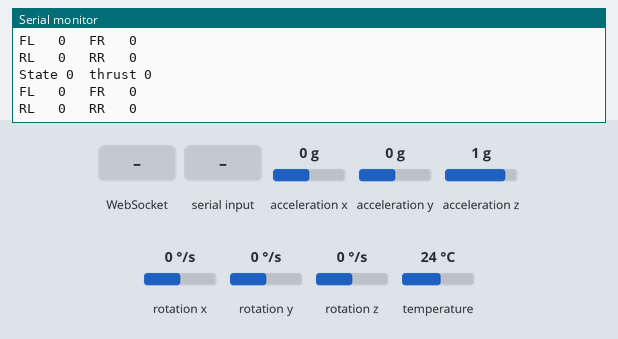
Recording of a sketch running on a simulated ESP32. Parts: the last lines printed to the serial monitor. Inputs (shaded band) come from the test bench; at power-on: acceleration x 0 g, acceleration y 0 g, acceleration z 1 g, rotation x 0 °/s, rotation y 0 °/s, rotation z 0 °/s, temperature 24 °C. EEPROM starts erased.

Above: at 3.8 s.
3.9 s: WebSocket text "H" received
At 4.02 s:
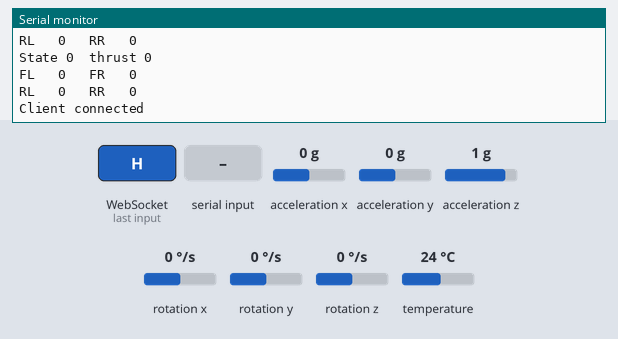
5.4 s: "c90\n" received over Serial
At 6.4 s:
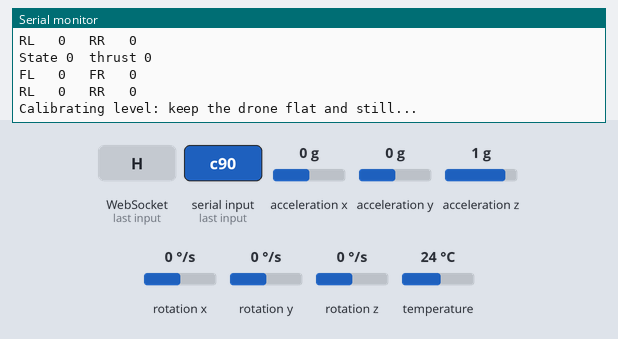
6.9 s: WebSocket text "ARM" received
At 8.56 s:
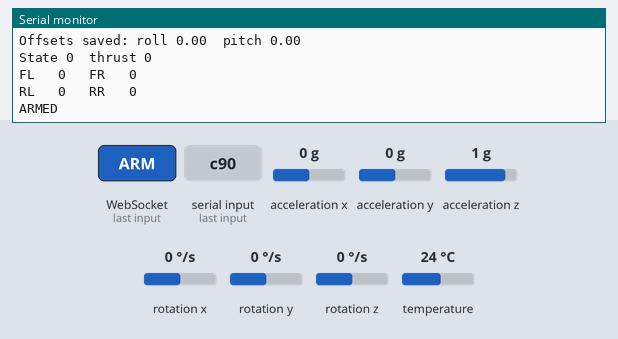
9.9 s: acceleration x set to -1.4 g
At 9.98 s:
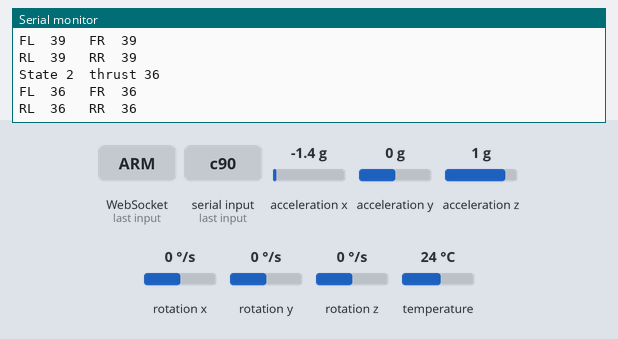
11.9 s: WebSocket text "ARM" received
At 12.04 s:
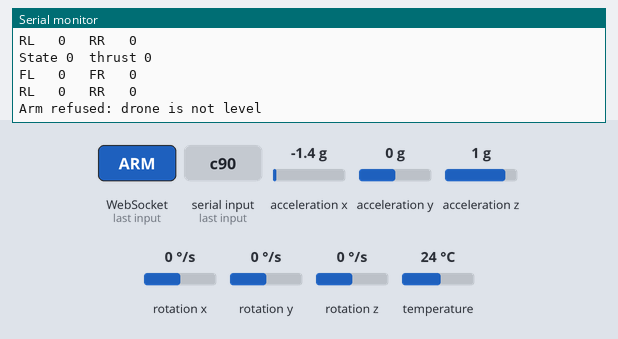
Timing chart, 0 to 14.4 s (numbered marks = the images above; inputs shaded):
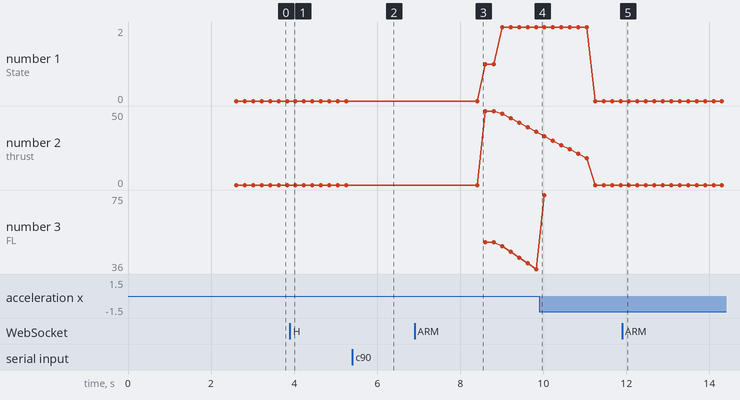

The sketch:

flash_program.ino
```cpp
#include <WiFi.h>
#include <WebServer.h>
#include <WebSocketsServer.h>
#include "webpage.h"
#include "imu.h"
#include "mixer.h"
#include "control.h"

const char* SSID = "ESP32-DRON";
const char* PASS = "test_bruno";
const unsigned long FAILSAFE_MS = 500;

WebServer server(80);
WebSocketsServer ws(81);

int joyX = 0;
int joyY = 0;
bool upHeld = false;
bool downHeld = false;

unsigned long lastMsgMs = 0;
unsigned long lastControlUs = 0;
unsigned long lastStatusMs = 0;
unsigned long lastPrint = 0;
bool calibrateRequested = false;

MotorOutputs motors = {0, 0, 0, 0};

ControlInput currentInput() {
  ControlInput in = {joyX, joyY, upHeld, downHeld};
  return in;
}

void handleRoot() {
  server.send_P(200, "text/html", PAGE);
}

void onWebSocketEvent(uint8_t num, WStype_t type, uint8_t* payload, size_t length) {
  if (type == WStype_CONNECTED) {
    Serial.println("Client connected");
    lastMsgMs = millis();
  }

  if (type == WStype_DISCONNECTED) {
    upHeld = false;
    downHeld = false;
    joyX = 0;
    joyY = 0;
    controlStartLanding("client disconnected");
  }

  if (type == WStype_TEXT) {
    lastMsgMs = millis();
    String cmd = String((char*)payload);

    if (cmd == "H") {
      return;
    } else if (cmd == "ARM") {
      const char* err = controlTryArm(imuGet(), currentInput());
      if (err) {
        Serial.print("Arm refused: ");
        Serial.println(err);
      }
    } else if (cmd == "DISARM") {
      controlDisarm("user request");
    } else if (cmd == "CALIB") {
      if (controlIsArmed()) {
        Serial.println("Calibration refused: disarm first");
      } else {
        calibrateRequested = true;
      }
    } else if (cmd == "UP_ON") {
      upHeld = true;
    } else if (cmd == "UP_OFF") {
      upHeld = false;
    } else if (cmd == "DOWN_ON") {
      downHeld = true;
    } else if (cmd == "DOWN_OFF") {
      downHeld = false;
    } else if (cmd.startsWith("J,")) {
      int firstComma = cmd.indexOf(',');
      int secondComma = cmd.indexOf(',', firstComma + 1);
      joyX = cmd.substring(firstComma + 1, secondComma).toInt();
      joyY = cmd.substring(secondComma + 1).toInt();
    }
  }
}

void setup() {
  Serial.begin(115200);
  imuBegin();

  WiFi.mode(WIFI_AP);
  WiFi.softAP(SSID, PASS);
  Serial.print("ESP32 IP: ");
  Serial.println(WiFi.softAPIP());

  server.on("/", handleRoot);
  server.begin();

  ws.begin();
  ws.onEvent(onWebSocketEvent);

  lastControlUs = micros();
}

void loop() {
  server.handleClient();
  ws.loop();

  if (Serial.available()) {
    char c = Serial.read();
    if (c == 'c') calibrateRequested = true;
  }

  if (calibrateRequested) {
    calibrateRequested = false;
    imuCalibrateLevel();
    lastControlUs = micros();
    controlResetPid();
  }

  if (controlIsArmed() && !controlIsLanding() && millis() - lastMsgMs > FAILSAFE_MS) {
    controlStartLanding("link lost (failsafe)");
  }

  if (imuUpdate()) {
    ImuData d = imuGet();

    unsigned long nowUs = micros();
    float dt = (nowUs - lastControlUs) / 1e6f;
    lastControlUs = nowUs;

    motors = controlUpdate(d, currentInput(), dt);

    if (millis() - lastPrint >= 200) {
      lastPrint = millis();
      Serial.printf("State %d  thrust %.0f\n", controlState(), controlGetThrust());
      Serial.printf("FL %3.0f   FR %3.0f\n", motors.fl, motors.fr);
      Serial.printf("RL %3.0f   RR %3.0f\n\n", motors.rl, motors.rr);
    }
  }

  if (millis() - lastStatusMs >= 100) {
    lastStatusMs = millis();

    if (ws.connectedClients() > 0) {
      ImuData d = imuGet();
      char buf[48];
      snprintf(buf, sizeof(buf), "S,%d,%.0f,%.1f,%.1f",
               controlState(), controlGetThrust(), d.roll, d.pitch);
      ws.broadcastTXT(buf);
    }
  }
}
```

control.cpp
```cpp
#include "control.h"
#include "pid.h"
#include <Arduino.h>

static const float MAX_ANGLE = 20.0;
static const int STICK_DEADZONE = 10;
static const float START_THRUST = 50.0;
static const float THRUST_MIN_FLY = 20.0;
static const float THRUST_MAX_FLY = 80.0;
static const float THRUST_RATE = 20.0;
static const float LANDING_RATE = 15.0;
static const float MIN_THRUST = 15.0;
static const float ARM_MAX_TILT = 15.0;
static const float TILT_CUTOFF = 60.0;
static const unsigned long ARM_MIN_UPTIME_MS = 5000;

static PID rollPid(2.0, 0.0, 0.1, 50.0, 100.0);
static PID pitchPid(2.0, 0.0, 0.1, 50.0, 100.0);

static bool armed = false;
static bool landing = false;
static float thrust = 0;

static float stickToUnit(int value) {
  int a = abs(value);
  if (a < STICK_DEADZONE) return 0;
  float u = (a - STICK_DEADZONE) / (100.0f - STICK_DEADZONE);
  return value < 0 ? -u : u;
}

void controlDisarm(const char* reason) {
  if (armed) {
    Serial.print("DISARMED: ");
    Serial.println(reason);
  }
  armed = false;
  landing = false;
  thrust = 0;
  rollPid.reset();
  pitchPid.reset();
}

void controlStartLanding(const char* reason) {
  if (!armed || landing) return;
  landing = true;
  Serial.print("LANDING: ");
  Serial.println(reason);
}

void controlResetPid() {
  rollPid.reset();
  pitchPid.reset();
}

const char* controlTryArm(const ImuData& imu, const ControlInput& in) {
  if (armed) return "already armed";
  if (millis() < ARM_MIN_UPTIME_MS) return "sensor still settling";
  if (in.up || in.down) return "release UP/DOWN first";
  if (abs(in.joyX) >= STICK_DEADZONE || abs(in.joyY) >= STICK_DEADZONE) return "center the joystick first";
  if (fabsf(imu.roll) > ARM_MAX_TILT || fabsf(imu.pitch) > ARM_MAX_TILT) return "drone is not level";

  controlResetPid();
  thrust = START_THRUST;
  landing = false;
  armed = true;
  Serial.println("ARMED");
  return nullptr;
}

MotorOutputs controlUpdate(const ImuData& imu, const ControlInput& in, float dt) {
  MotorOutputs off = {0, 0, 0, 0};
  if (!armed) return off;

  if (fabsf(imu.roll) > TILT_CUTOFF || fabsf(imu.pitch) > TILT_CUTOFF) {
    controlDisarm("tilt limit exceeded");
    return off;
  }

  if (landing) {
    thrust -= LANDING_RATE * dt;
    if (thrust < MIN_THRUST) {
      controlDisarm("landing complete");
      return off;
    }
  } else {
    int vertical = (in.up ? 1 : 0) - (in.down ? 1 : 0);
    thrust += vertical * THRUST_RATE * dt;
    thrust = constrain(thrust, THRUST_MIN_FLY, THRUST_MAX_FLY);
  }

  float rollTarget = landing ? 0 : stickToUnit(in.joyX) * MAX_ANGLE;
  float pitchTarget = landing ? 0 : stickToUnit(in.joyY) * MAX_ANGLE;

  float rollCmd = rollPid.update(rollTarget, imu.roll, imu.gx, dt);
  float pitchCmd = pitchPid.update(pitchTarget, imu.pitch, imu.gy, dt);

  return mixerCompute(thrust, rollCmd, pitchCmd, 0);
}

bool controlIsArmed() { return armed; }
bool controlIsLanding() { return landing; }
float controlGetThrust() { return thrust; }
int controlState() { return !armed ? 0 : (landing ? 2 : 1); }
```

control.h
```cpp
#pragma once
#include "imu.h"
#include "mixer.h"

struct ControlInput {
  int joyX;
  int joyY;
  bool up;
  bool down;
};

const char* controlTryArm(const ImuData& imu, const ControlInput& in);
void controlDisarm(const char* reason);
void controlStartLanding(const char* reason);
void controlResetPid();
MotorOutputs controlUpdate(const ImuData& imu, const ControlInput& in, float dt);

bool controlIsArmed();
bool controlIsLanding();
float controlGetThrust();
int controlState();
```

imu.cpp
```cpp
#include "imu.h"
#include <Arduino.h>
#include <Wire.h>
#include <Adafruit_MPU6050.h>
#include <Adafruit_Sensor.h>
#include <math.h>
#include <Preferences.h>

static Preferences prefs;
static float rollOffset = 0, pitchOffset = 0;
static float rollF = 0, pitchF = 0;

static const uint8_t MPU_ADDR = 0x68;
static const int PIN_SDA = 21;
static const int PIN_SCL = 22;
static const unsigned long PERIOD_US = 5000; //5 ms sampling rate

static Adafruit_MPU6050 mpu; //creates the mpu object
static float gxOff = 0, gyOff = 0, gzOff = 0;
static ImuData data = {0, 0, 0, 0, 0};
static unsigned long prevTime = 0;

static bool readRaw(float &ax, float &ay, float &az, float &gx, float &gy, float &gz) {
  sensors_event_t a, g, temp;
  if (!mpu.getEvent(&a, &g, &temp)) return false;

  ax = a.acceleration.x / 9.80665f;
  ay = a.acceleration.y / 9.80665f;
  az = a.acceleration.z / 9.80665f;

  gx = g.gyro.x * RAD_TO_DEG;
  gy = g.gyro.y * RAD_TO_DEG;
  gz = g.gyro.z * RAD_TO_DEG;
  return true;
}

void imuBegin() {
  prefs.begin("imu", false);
  rollOffset = prefs.getFloat("rollOff", 0);
  pitchOffset = prefs.getFloat("pitchOff", 0);

  Wire.begin(PIN_SDA, PIN_SCL);

  if (!mpu.begin(MPU_ADDR, &Wire)) {
    Serial.println("ERROR: MPU6050 not found. Check wiring.");
    while (true) delay(1000);
  }
  Wire.setClock(400000);

  mpu.setAccelerometerRange(MPU6050_RANGE_2_G);
  mpu.setGyroRange(MPU6050_RANGE_250_DEG);
  mpu.setFilterBandwidth(MPU6050_BAND_44_HZ);

  Serial.println("Calibrating gyro, keep the sensor still...");
  const int N = 500;
  float sx = 0, sy = 0, sz = 0;
  for (int i = 0; i < N; i++) {
    float ax, ay, az, gx, gy, gz;
    if (readRaw(ax, ay, az, gx, gy, gz)) {
      sx += gx;
      sy += gy;
      sz += gz;
    }
    delay(3);
  }
  gxOff = sx / N;
  gyOff = sy / N;
  gzOff = sz / N;
  Serial.println("Calibration done.");

  prevTime = micros();
}

bool imuUpdate() {
  unsigned long now = micros();
  if (now - prevTime < PERIOD_US) return false;

  float dt = (now - prevTime) / 1e6f;
  prevTime = now;

  float ax, ay, az, gx, gy, gz;
  if (!readRaw(ax, ay, az, gx, gy, gz)) return false;

  gx -= gxOff;
  gy -= gyOff;
  gz -= gzOff;

  float rollAcc = atan2f(ay, az) * RAD_TO_DEG;
  float pitchAcc = atan2f(-ax, sqrtf(ay * ay + az * az)) * RAD_TO_DEG;

  rollF = 0.98f * (rollF + gx * dt) + 0.02f * rollAcc;
  pitchF = 0.98f * (pitchF + gy * dt) + 0.02f * pitchAcc;

  data.roll = rollF - rollOffset;
  data.pitch = pitchF - pitchOffset;

  data.gx = gx;
  data.gy = gy;
  data.gz = gz;

  return true;
}

ImuData imuGet() {
  return data;
}

void imuCalibrateLevel() {
  Serial.println("Calibrating level: keep the drone flat and still...");

  unsigned long start = millis();
  while (millis() - start < 2000) imuUpdate();

  float sumRoll = 0, sumPitch = 0;
  int n = 0;
  start = millis();
  while (millis() - start < 1000) {
    if (imuUpdate()) {
      sumRoll += rollF;
      sumPitch += pitchF;
      n++;
    }
  }
  if (n == 0) return;

  rollOffset = sumRoll / n;
  pitchOffset = sumPitch / n;
  prefs.putFloat("rollOff", rollOffset);
  prefs.putFloat("pitchOff", pitchOffset);

  Serial.printf("Offsets saved: roll %.2f  pitch %.2f\n", rollOffset, pitchOffset);
}
```

imu.h
```cpp
#pragma once

struct ImuData {
  float roll;
  float pitch;
  float gx;
  float gy;
  float gz;
};

void imuBegin();
bool imuUpdate();
ImuData imuGet();
void imuCalibrateLevel();
```

mixer.cpp
```cpp
#include "mixer.h"
#include <Arduino.h>

MotorOutputs mixerCompute(float thrust, float rollCmd, float pitchCmd, float yawCmd) {
  MotorOutputs m;

  m.fl = thrust + rollCmd - pitchCmd + yawCmd;
  m.fr = thrust - rollCmd - pitchCmd - yawCmd;
  m.rl = thrust + rollCmd + pitchCmd - yawCmd;
  m.rr = thrust - rollCmd + pitchCmd + yawCmd;

  m.fl = constrain(m.fl, 0.0f, 100.0f);
  m.fr = constrain(m.fr, 0.0f, 100.0f);
  m.rl = constrain(m.rl, 0.0f, 100.0f);
  m.rr = constrain(m.rr, 0.0f, 100.0f);

  return m;
}
```

mixer.h
```cpp
#pragma once

struct MotorOutputs {
  float fl;
  float fr;
  float rl;
  float rr;
};

MotorOutputs mixerCompute(float thrust, float rollCmd, float pitchCmd, float yawCmd);
```

pid.cpp
```cpp
#include "pid.h"
#include <Arduino.h>

PID::PID(float p, float i, float d, float iLimit, float outLimit) {
  kp = p;
  ki = i;
  kd = d;
  integralLimit = iLimit;
  outputLimit = outLimit;
  integral = 0;
}

float PID::update(float setpoint, float measured, float rate, float dt) {
  float error = setpoint - measured;

  integral += error * dt;
  integral = constrain(integral, -integralLimit, integralLimit);

  float output = kp * error + ki * integral - kd * rate;
  return constrain(output, -outputLimit, outputLimit); //antiwindup
}

void PID::reset() {
  integral = 0;
}
```

pid.h
```cpp
#pragma once

class PID {
public:
  PID(float p, float i, float d, float iLimit, float outLimit);
  float update(float setpoint, float measured, float rate, float dt);
  void reset();

private:
  float kp, ki, kd;
  float integralLimit;
  float outputLimit;
  float integral;
};
```

webpage.h
```cpp
#pragma once

//R"rawliteral allows to write through several lines
// Progmen tells the compiller to write in the flash, not the RAM.

const char PAGE[] PROGMEM = R"rawliteral(
<!DOCTYPE html><html><head><meta charset="utf-8">
<meta name="viewport" content="width=device-width,initial-scale=1,user-scalable=no">
<title>Drone control</title>
<style>
body { font-family: sans-serif; text-align: center; user-select: none; -webkit-user-select: none; }
button { width: 120px; height: 120px; font-size: 24px; margin: 10px; touch-action: none; }
#joy { position: relative; width: 200px; height: 200px; margin: 20px auto;
       border-radius: 50%; background: #ddd; touch-action: none; }
#knob { position: absolute; width: 80px; height: 80px; border-radius: 50%;
        background: #555; left: 60px; top: 60px; }
#status { font-size: 24px; font-weight: bold; padding: 8px; margin: 8px; border-radius: 8px; background: #ccc; }
#info { font-family: monospace; margin-bottom: 8px; }
</style>
</head><body>
<h1>Drone control</h1>

<div id="status">CONNECTING...</div>
<div id="info"></div>

<div id="joy"><div id="knob"></div></div>

<button id="up">UP</button>
<button id="down">DOWN</button>
<br>
<button id="arm">ARM</button>
<button id="disarm">DISARM</button>
<button id="calib">CALIBRATE</button>

<script>
const socket = new WebSocket('ws://' + location.hostname + ':81/');
const statusBox = document.getElementById('status');
const infoBox = document.getElementById('info');
const STATES = ['DISARMED', 'ARMED', 'LANDING'];
const COLORS = ['#ccc', '#6c6', '#fc4'];

socket.onmessage = (event) => {
  const p = event.data.split(',');
  if (p[0] !== 'S') return;

  const s = parseInt(p[1]);
  statusBox.textContent = STATES[s];
  statusBox.style.background = COLORS[s];
  infoBox.textContent = 'Thrust ' + p[2] + '   Roll ' + p[3] + '   Pitch ' + p[4];
};

socket.onclose = () => {
  statusBox.textContent = 'NO LINK';
  statusBox.style.background = '#e66';
};

function sendMsg(text) {
  if (socket.readyState === WebSocket.OPEN) {
    socket.send(text);
  }
}

// ---------- UP / DOWN buttons ----------
function holdButton(id, onCmd, offCmd) {
  const btn = document.getElementById(id);
  let pressed = false;

  function press() {
    pressed = true;
    sendMsg(onCmd);
  }

  function release() {
    if (pressed) {
      pressed = false;
      sendMsg(offCmd);
    }
  }

  btn.addEventListener('pointerdown', press);
  btn.addEventListener('pointerup', release);
  btn.addEventListener('pointercancel', release);
  btn.addEventListener('pointerleave', release);
}

holdButton('up', 'UP_ON', 'UP_OFF');
holdButton('down', 'DOWN_ON', 'DOWN_OFF');

// ---------- ARM / DISARM / CALIBRATE ----------
document.getElementById('arm').addEventListener('click', () => sendMsg('ARM'));
document.getElementById('disarm').addEventListener('click', () => sendMsg('DISARM'));
document.getElementById('calib').addEventListener('click', () => sendMsg('CALIB'));

// ---------- Heartbeat ----------
setInterval(() => sendMsg('H'), 100);

// ---------- Joystick ----------
const joy = document.getElementById('joy');
const knob = document.getElementById('knob');
const RADIUS = 60;
let dragging = false;
let lastSent = '';

function sendJoystick(x, y) {
  const msg = 'J,' + x + ',' + y;
  if (msg !== lastSent) {
    lastSent = msg;
    sendMsg(msg);
  }
}

function moveKnob(event) {
  const rect = joy.getBoundingClientRect();
  let dx = event.clientX - (rect.left + rect.width / 2);
  let dy = event.clientY - (rect.top + rect.height / 2);
  const dist = Math.hypot(dx, dy);
  if (dist > RADIUS) {
    dx = dx * RADIUS / dist;
    dy = dy * RADIUS / dist;
  }
  knob.style.transform = 'translate(' + dx + 'px,' + dy + 'px)';
  sendJoystick(Math.round(dx / RADIUS * 100), Math.round(-dy / RADIUS * 100));
}

function releaseJoy() {
  if (!dragging) return;
  dragging = false;
  knob.style.transform = 'translate(0px,0px)';
  sendJoystick(0, 0);
}

joy.addEventListener('pointerdown', (e) => {
  dragging = true;
  joy.setPointerCapture(e.pointerId);
  moveKnob(e);
});
joy.addEventListener('pointermove', (e) => { if (dragging) moveKnob(e); });
joy.addEventListener('pointerup', releaseJoy);
joy.addEventListener('pointercancel', releaseJoy);

document.addEventListener('contextmenu', (e) => e.preventDefault());
</script>
</body></html>
)rawliteral";
```

Measured:
- after the input at 3.9 s, the serial monitor: prints a new line at once (image 1)
- after the input at 5.4 s, the serial monitor: prints a new line at once (image 2)
- after the input at 6.9 s, the serial monitor: prints a new line after 1.5 s (image 3)
- after the input at 11.9 s, the serial monitor: prints a new line at once (image 5)
- plotted number 1: 0 → 2 after the input at 6.9 s
- plotted number 2: 0 → 36 after the input at 6.9 s
- plotted number 3: 36 → 75 after the input at 9.9 s
